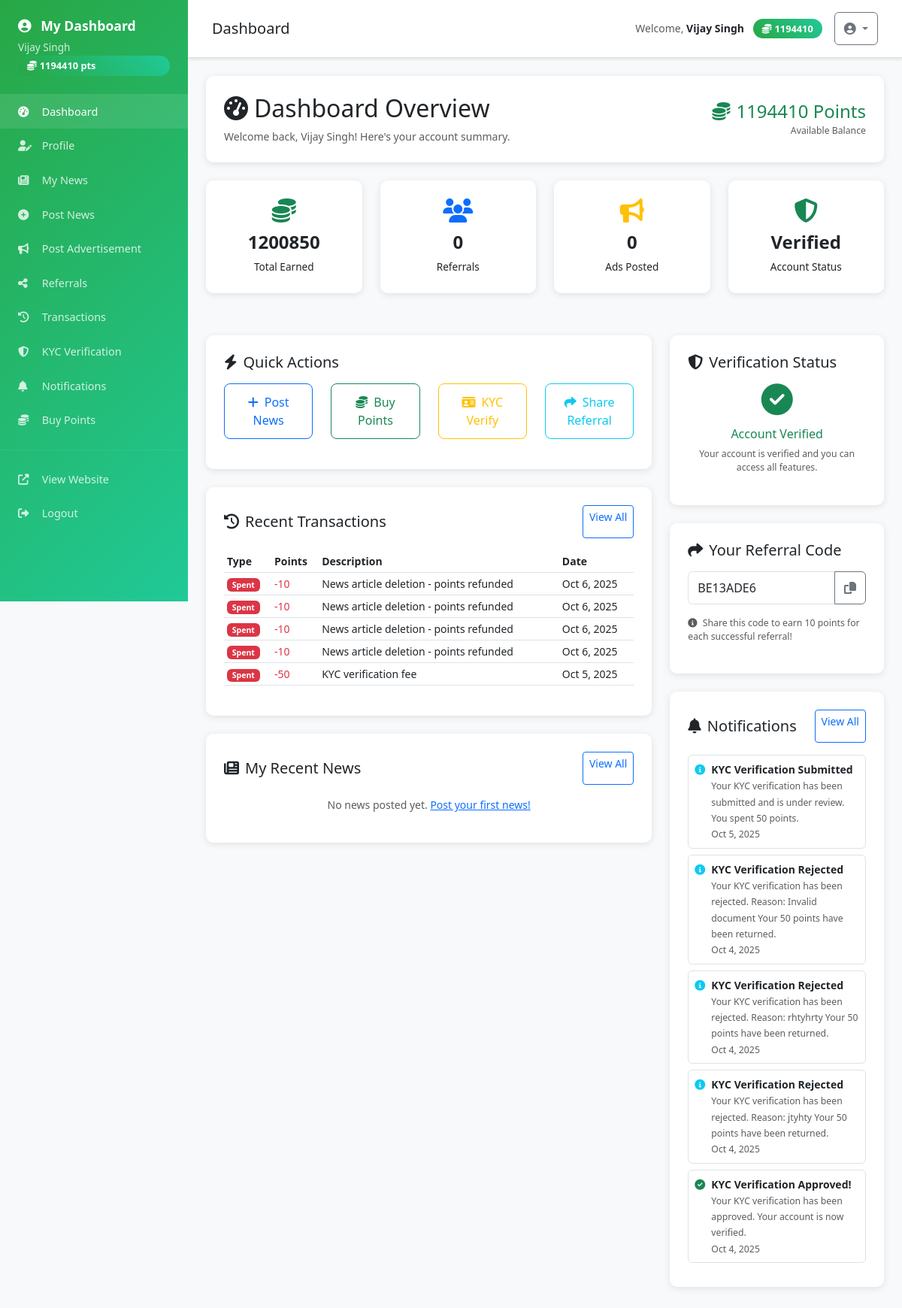
/dashboard (signed in), run on the app's committed database.
### tables this page shows
CREATE TABLE `user_transactions` (
  `id` int NOT NULL AUTO_INCREMENT,
  `user_id` int NOT NULL,
  `transaction_type` enum('earned','spent','purchased','bonus','refund') NOT NULL,
  `points` int NOT NULL,
  `description` varchar(255) NOT NULL,
  `reference_type` varchar(50) DEFAULT NULL,
  `reference_id` int DEFAULT NULL,
  `status` enum('pending','completed','failed','cancelled') DEFAULT 'completed',
  `created_at` timestamp NULL DEFAULT CURRENT_TIMESTAMP,
  PRIMARY KEY (`id`),
  KEY `user_id` (`user_id`),
  CONSTRAINT `user_transactions_ibfk_1` FOREIGN KEY (`user_id`) REFERENCES `users` (`id`)
);

CREATE TABLE `user_notifications` (
  `id` int NOT NULL AUTO_INCREMENT,
  `user_id` int NOT NULL,
  `title` varchar(255) NOT NULL,
  `message` text NOT NULL,
  `type` enum('info','success','warning','error') DEFAULT 'info',
  `is_read` tinyint(1) DEFAULT '0',
  `created_at` timestamp NULL DEFAULT CURRENT_TIMESTAMP,
  PRIMARY KEY (`id`),
  KEY `user_id` (`user_id`),
  CONSTRAINT `user_notifications_ibfk_1` FOREIGN KEY (`user_id`) REFERENCES `users` (`id`)
);

### pages/user/dashboard.php (the view, shortened to what the rows shown need)
<?php
require_once __DIR__ . '/../../bootstrap-fixed.php';
include APP_PATH . '/views/layouts/user-header.php';
$userModel = new User();
$userId = session('user_id');
$recentTransactions = $userModel->getTransactions($userId, 5);
$notifications = $userModel->getNotifications($userId, 5);
?>
<div class="dashboard-card mb-4">
    <div class="row align-items-center">
        <div class="col-md-8">
            <h2 class="mb-2">
                <i class="fas fa-tachometer-alt me-2"></i>Dashboard Overview
            </h2>
        </div>
    </div>
</div>
<div class="row">
    <div class="col-lg-8">
            <div class="dashboard-card mb-4">
                <?php if (empty($recentTransactions)): ?>
                    <p class="text-muted text-center">No transactions yet.</p>
                <?php else: ?>
                    <div class="table-responsive">
                        <table class="table table-sm">
                            <thead>
                                <tr>
                                    <th>Type</th>
                                    <th>Points</th>
                                    <th>Description</th>
                                    <th>Date</th>
                                </tr>
                            </thead>
                            <tbody>
                                <?php foreach ($recentTransactions as $transaction): ?>
                                <tr>
                                    <td>
                                        <span class="badge bg-<?php echo $transaction['transaction_type'] === 'earned' ? 'success' : ($transaction['transaction_type'] === 'spent' ? 'danger' : 'info'); ?>">
                                            <?php echo ucfirst($transaction['transaction_type']); ?>
                                        </span>
                                    </td>
                                    <td class="<?php echo $transaction['transaction_type'] === 'earned' ? 'text-success' : 'text-danger'; ?>">
                                        <?php echo $transaction['transaction_type'] === 'earned' ? '+' : '-'; ?><?php echo $transaction['points']; ?>
                                    </td>
                                    <td><?php echo htmlspecialchars($transaction['description']); ?></td>
                                    <td><?php echo date('M j, Y', strtotime($transaction['created_at'])); ?></td>
                                </tr>
                                <?php endforeach; ?>
                            </tbody>
                        </table>
                    </div>
                <?php endif; ?>
            </div>
        </div>
        <div class="col-lg-4">
            <div class="dashboard-card">
                <?php if (empty($notifications)): ?>
                    <p class="text-muted text-center">No notifications.</p>
                <?php else: ?>
                    <?php foreach ($notifications as $notification): ?>
                    <div class="d-flex align-items-start mb-2 p-2 border rounded">
                        <i class="fas fa-<?php echo $notification['type'] === 'success' ? 'check-circle text-success' : ($notification['type'] === 'warning' ? 'exclamation-triangle text-warning' : 'info-circle text-info'); ?> me-2 mt-1"></i>
                        <div class="flex-grow-1">
                            <strong><?php echo htmlspecialchars($notification['title']); ?></strong>
                            <br>
                            <small class="text-muted"><?php echo htmlspecialchars($notification['message']); ?></small>
                            <br>
                            <small class="text-muted"><?php echo date('M j, Y', strtotime($notification['created_at'])); ?></small>
                        </div>
                    </div>
                    <?php endforeach; ?>
                <?php endif; ?>
            </div>
        </div>
    </div>
</div>
<?php include APP_PATH . '/views/layouts/user-footer.php'; ?>

### data on the page
user_transactions: transaction_type "Spent", points "10", description "News article deletion - points refunded", created_at "Oct 6, 2025"
user_transactions: transaction_type "Spent", points "10", description "News article deletion - points refunded", created_at "Oct 6, 2025"
user_transactions: transaction_type "Spent", points "10", description "News article deletion - points refunded", created_at "Oct 6, 2025"
user_transactions: transaction_type "Spent", points "10", description "News article deletion - points refunded", created_at "Oct 6, 2025"
user_transactions: transaction_type "Spent", points "50", description "KYC verification fee", created_at "Oct 5, 2025"
user_notifications: title "KYC Verification Submitted", message "Your KYC verification has been submitted and is under review. You spent 50 points.", created_at "Oct 5, 2025"
user_notifications: title "KYC Verification Rejected", message "Your KYC verification has been rejected. Reason: Invalid document Your 50 points have been returned.", created_at "Oct 4, 2025"
user_notifications: title "KYC Verification Rejected", message "Your KYC verification has been rejected. Reason: rhtyhrty Your 50 points have been returned.", created_at "Oct 4, 2025"
user_notifications: title "KYC Verification Rejected", message "Your KYC verification has been rejected. Reason: jtyhty Your 50 points have been returned.", created_at "Oct 4, 2025"
user_notifications: title "KYC Verification Approved!", message "Your KYC verification has been approved. Your account is now verified.", created_at "Oct 4, 2025"

### other printed values
session('full_name') "Vijay Singh"
session('points') "1194410"
$page_title "Dashboard"
$userStats['points'] "1194410"
$userStats['total_earned_points'] "1200850"
$userStats['referral_count'] "0"
$userStats['ad_count'] "0"
